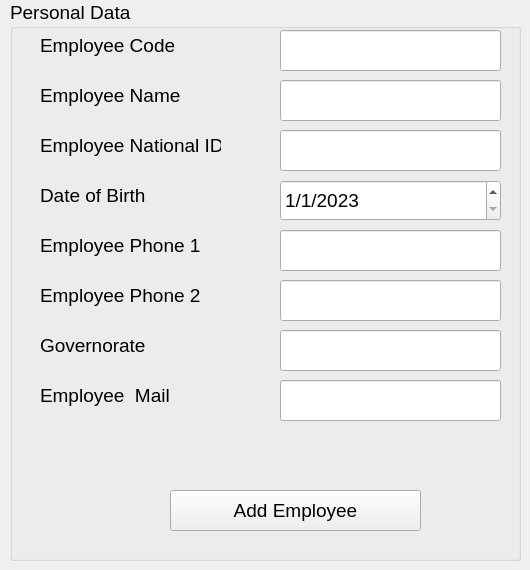
                  <widget class="QWidget" name="tab_30">
                   <attribute name="title">
                    <string>Personal Data</string>
                   </attribute>
                   <widget class="QGroupBox" name="groupBox_60">
                    <property name="geometry">
                     <rect>
                      <x>10</x>
                      <y>0</y>
                      <width>511</width>
                      <height>561</height>
                     </rect>
                    </property>
                    <property name="font">
                     <font>
                      <family>Segoe UI</family>
                      <pointsize>14</pointsize>
                     </font>
                    </property>
                    <property name="title">
                     <string>Personal Data</string>
                    </property>
                    <widget class="QLabel" name="label_51">
                     <property name="geometry">
                      <rect>
                       <x>30</x>
                       <y>180</y>
                       <width>161</width>
                       <height>31</height>
                      </rect>
                     </property>
                     <property name="font">
                      <font>
                       <family>Segoe UI</family>
                       <pointsize>14</pointsize>
                      </font>
                     </property>
                     <property name="text">
                      <string>Date of Birth</string>
                     </property>
                    </widget>
                    <widget class="QLineEdit" name="lineEdit_29">
                     <property name="geometry">
                      <rect>
                       <x>270</x>
                       <y>30</y>
                       <width>221</width>
                       <height>41</height>
                      </rect>
                     </property>
                    </widget>
                    <widget class="QLineEdit" name="lineEdit_167">
                     <property name="geometry">
                      <rect>
                       <x>270</x>
                       <y>330</y>
                       <width>221</width>
                       <height>41</height>
                      </rect>
                     </property>
                    </widget>
                    <widget class="QLabel" name="label_35">
                     <property name="geometry">
                      <rect>
                       <x>30</x>
                       <y>380</y>
                       <width>171</width>
                       <height>31</height>
                      </rect>
                     </property>
                     <property name="font">
                      <font>
                       <family>Segoe UI</family>
                       <pointsize>14</pointsize>
                      </font>
                     </property>
                     <property name="text">
                      <string>Employee  Mail</string>
                     </property>
                    </widget>
                    <widget class="QLineEdit" name="lineEdit_166">
                     <property name="geometry">
                      <rect>
                       <x>270</x>
                       <y>280</y>
                       <width>221</width>
                       <height>41</height>
                      </rect>
                     </property>
                    </widget>
                    <widget class="QLabel" name="label_33">
                     <property name="geometry">
                      <rect>
                       <x>30</x>
                       <y>80</y>
                       <width>181</width>
                       <height>31</height>
                      </rect>
                     </property>
                     <property name="font">
                      <font>
                       <family>Segoe UI</family>
                       <pointsize>14</pointsize>
                      </font>
                     </property>
                     <property name="text">
                      <string>Employee Name</string>
                     </property>
                    </widget>
                    <widget class="QLineEdit" name="lineEdit_37">
                     <property name="geometry">
                      <rect>
                       <x>270</x>
                       <y>130</y>
                       <width>221</width>
                       <height>41</height>
                      </rect>
                     </property>
                    </widget>
                    <widget class="QLabel" name="label_50">
                     <property name="geometry">
                      <rect>
                       <x>30</x>
                       <y>230</y>
                       <width>161</width>
                       <height>31</height>
                      </rect>
                     </property>
                     <property name="font">
                      <font>
                       <family>Segoe UI</family>
                       <pointsize>14</pointsize>
                      </font>
                     </property>
                     <property name="text">
                      <string>Employee Phone 1</string>
                     </property>
                    </widget>
                    <widget class="QLineEdit" name="lineEdit_168">
                     <property name="geometry">
                      <rect>
                       <x>270</x>
                       <y>380</y>
                       <width>221</width>
                       <height>41</height>
                      </rect>
                     </property>
                    </widget>
                    <widget class="QLabel" name="label_38">
                     <property name="geometry">
                      <rect>
                       <x>30</x>
                       <y>280</y>
                       <width>161</width>
                       <height>31</height>
                      </rect>
                     </property>
                     <property name="font">
                      <font>
                       <family>Segoe UI</family>
                       <pointsize>14</pointsize>
                      </font>
                     </property>
                     <property name="text">
                      <string>Employee Phone 2</string>
                     </property>
                    </widget>
                    <widget class="QLineEdit" name="lineEdit_165">
                     <property name="geometry">
                      <rect>
                       <x>270</x>
                       <y>230</y>
                       <width>221</width>
                       <height>41</height>
                      </rect>
                     </property>
                    </widget>
                    <widget class="QLabel" name="label_49">
                     <property name="geometry">
                      <rect>
                       <x>30</x>
                       <y>30</y>
                       <width>181</width>
                       <height>31</height>
                      </rect>
                     </property>
                     <property name="font">
                      <font>
                       <family>Segoe UI</family>
                       <pointsize>14</pointsize>
                      </font>
                     </property>
                     <property name="text">
                      <string>Employee Code</string>
                     </property>
                    </widget>
                    <widget class="QLineEdit" name="lineEdit_36">
                     <property name="geometry">
                      <rect>
                       <x>270</x>
                       <y>80</y>
                       <width>221</width>
                       <height>41</height>
                      </rect>
                     </property>
                    </widget>
                    <widget class="QLabel" name="label_37">
                     <property name="geometry">
                      <rect>
                       <x>30</x>
                       <y>130</y>
                       <width>181</width>
                       <height>31</height>
                      </rect>
                     </property>
                     <property name="font">
                      <font>
                       <family>Segoe UI</family>
                       <pointsize>14</pointsize>
                      </font>
                     </property>
                     <property name="text">
                      <string>Employee National ID</string>
                     </property>
                    </widget>
                    <widget class="QLabel" name="label_55">
                     <property name="geometry">
                      <rect>
                       <x>30</x>
                       <y>330</y>
                       <width>161</width>
                       <height>31</height>
                      </rect>
                     </property>
                     <property name="font">
                      <font>
                       <family>Segoe UI</family>
                       <pointsize>14</pointsize>
                      </font>
                     </property>
                     <property name="text">
                      <string>Governorate</string>
                     </property>
                    </widget>
                    <widget class="QPushButton" name="pushButton_27">
                     <property name="enabled">
                      <bool>true</bool>
                     </property>
                     <property name="geometry">
                      <rect>
                       <x>160</x>
                       <y>490</y>
                       <width>251</width>
                       <height>41</height>
                      </rect>
                     </property>
                     <property name="text">
                      <string>Add Employee</string>
                     </property>
                    </widget>
                    <widget class="QDateEdit" name="dateEdit">
                     <property name="geometry">
                      <rect>
                       <x>270</x>
                       <y>180</y>
                       <width>221</width>
                       <height>41</height>
                      </rect>
                     </property>
                     <property name="dateTime">
                      <datetime>
                       <hour>0</hour>
                       <minute>0</minute>
                       <second>0</second>
                       <year>2023</year>
                       <month>1</month>
                       <day>1</day>
                      </datetime>
                     </property>
                     <property name="displayFormat">
                      <string>d/M/yyyy</string>
                     </property>
                    </widget>
                   </widget>
                  </widget>
